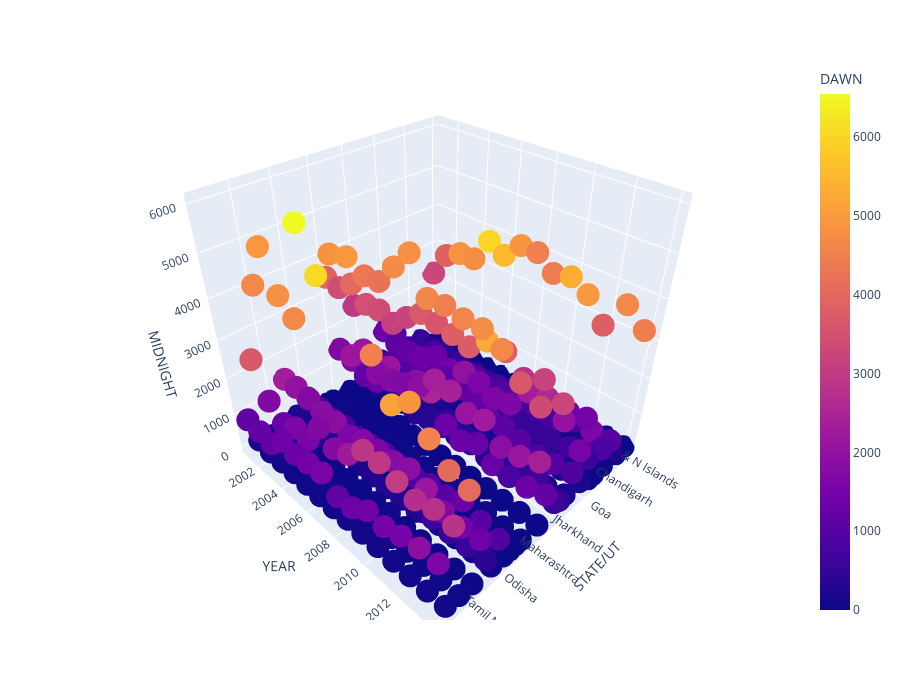

Notebook code for this chart:
### Code cell
px.scatter_3d(time_wise, x="STATE/UT", y="YEAR", 
                z="MIDNIGHT", color="DAWN", height=700)

### Figure 1 — Plotly figure (JSON) as saved in the notebook; plotly's stock layout.template omitted (floating-point values rounded to 4 significant figures; data arrays with more than 128 entries replaced by an {"elided": "..."} marker saying what was removed)
{"data": [{"hovertemplate": "STATE/UT=%{x}<br>YEAR=%{y}<br>MIDNIGHT=%{z}<br>DAWN=%{marker.color}<extra></extra>", "legendgroup": "", "marker": {"color": {"elided": "490 int values"}, "coloraxis": "coloraxis", "symbol": "circle"}, "mode": "markers", "name": "", "scene": "scene", "showlegend": false, "type": "scatter3d", "x": {"elided": "490 str values"}, "y": {"elided": "490 int values"}, "z": {"elided": "490 int values"}}], "layout": {"coloraxis": {"colorbar": {"title": {"text": "DAWN"}}, "colorscale": [[0, "#0d0887"], [0.1111, "#46039f"], [0.2222, "#7201a8"], [0.3333, "#9c179e"], [0.4444, "#bd3786"], [0.5556, "#d8576b"], [0.6667, "#ed7953"], [0.7778, "#fb9f3a"], [0.8889, "#fdca26"], [1, "#f0f921"]]}, "height": 700, "legend": {"tracegroupgap": 0}, "margin": {"t": 60}, "scene": {"domain": {"x": [0, 1], "y": [0, 1]}, "xaxis": {"title": {"text": "STATE/UT"}}, "yaxis": {"title": {"text": "YEAR"}}, "zaxis": {"title": {"text": "MIDNIGHT"}}}}}
